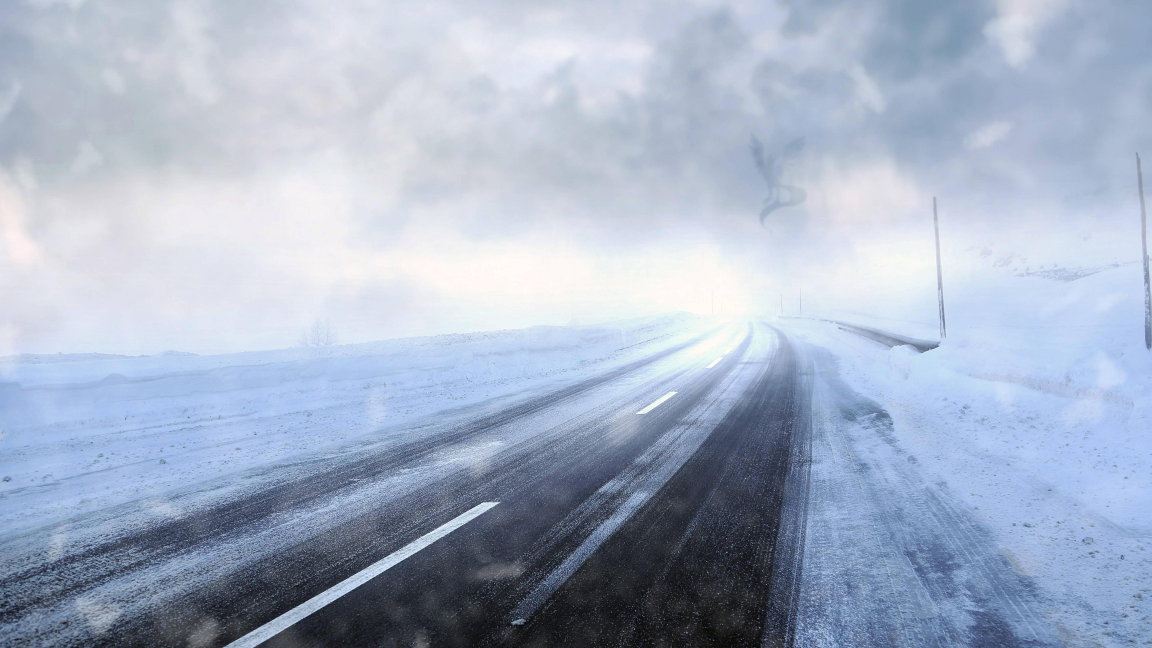
%> input picture sample2.jpg, 4608 x 2592 px, given in place of sample1.jpg, which was not available (shown at 1/4 size)
$ octave --eval "result = datacollector;"   (GNU Octave 9; MATLAB toolbox functions it lacks are replaced by stand-ins)
%> lines starting %> are read from the running program, lines starting %| are printed output that depends on the picture; in (x1, y1, x2, y2) boxes, pixels count from 0 and x2, y2 are one past the last pixel; in counts of white or black regions, pixels touching at a corner belong together; the program's own positions count from 1; pictures that were not available may be replaced by others from this repository, and a replacement may not be noted
### Compress.m
% compress image based on called method
function [origimg, pos] = Compress(file, dims, ratio, method, propedge, inflation)
%> called with file = 'sample1.jpg', dims = [2160 3800], ratio = 0.356, method = 'edgeRand', propedge = 0.9, inflation = 1
% Set proportion of edge points to be 0.2 by default
if nargin < 5
    propedge = 0.2;
end

if nargin < 6
    inflation = 1;
end

% Import image
img = imread(file);
% Store greyvalues of image
origimg = double(rgb2gray(img));
origimg = origimg(1:dims(1), 1:dims(2));
%> origimg: size 2160x3800 double
% Choose initial points and store initial values
pos = Init(origimg, ratio, method, propedge, inflation);
end

### Init.m
function pos = Init(origimg, ratio, method, propedge, inflation)
%> called with ratio = 0.356, method = 'edgeRand', propedge = 0.9, inflation = 1

origSize = numel(origimg);
%> origSize = 8208000
compSize = floor(origSize*ratio);
%> compSize = 2922048

% Select initial points based on called method
switch method
    % randomly select initial points
    case 'random'
        % pos = datasample(1:origSize, compSize, 'Replace', false);

        pos = randperm(origSize, compSize);

        % randomly select edge points and non-edge points
        % given proportion propedge (default to 0.2)
    case 'edgeRand'
        contour = edge(origimg', 'Roberts', 20);
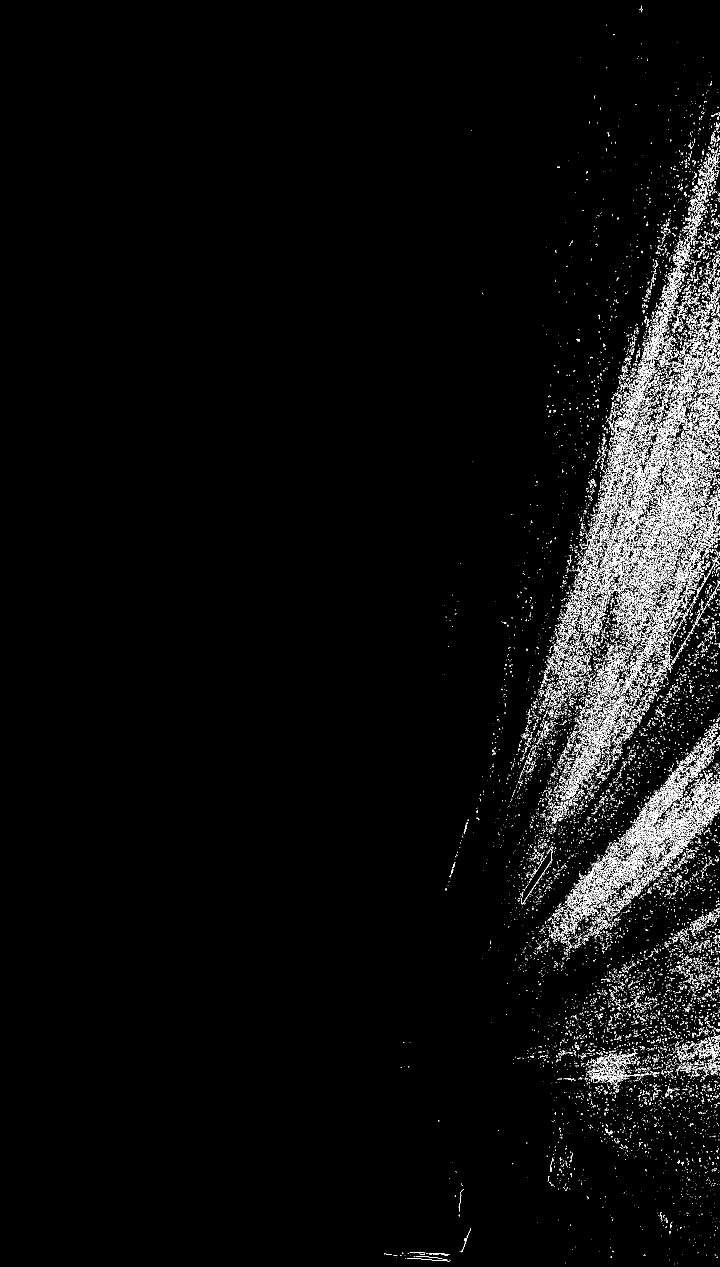
%> contour: size 3800x2160 logical (shown at 1/3 size); 2.4% white in thin lines or dots, all inside (x1, y1, x2, y2) = (1153, 17, 2160, 3793)
        contour = imdilate(contour, strel('disk', inflation));
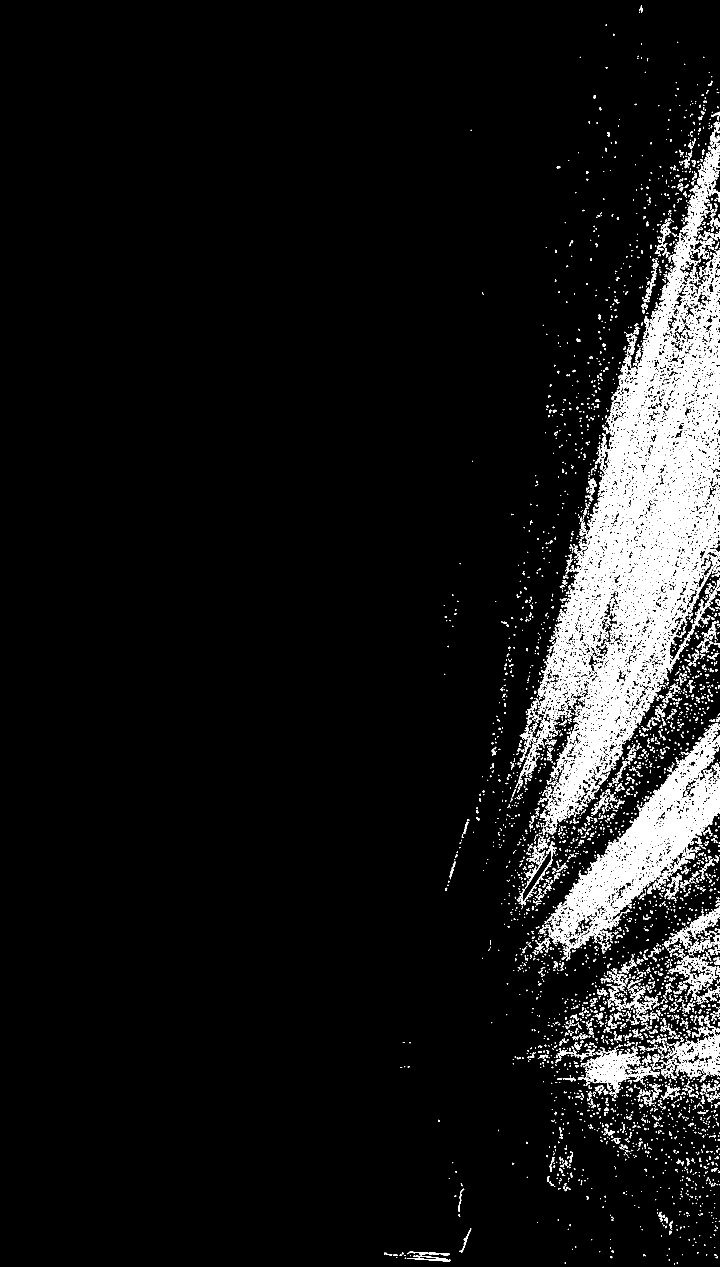
%> contour: size 3800x2160 logical (shown at 1/3 size); 7% white; 4971 white regions (3144 under 20 px), largest, box (x1, y1, x2, y2) and area: (1614, 533, 2160, 2500) 325436, (1646, 2169, 2160, 2867) 81885, (1759, 3146, 1979, 3269) 9107
        edges = find(contour)';
%> edges = 577723 values from 4381360 to 8207716
        edgeSize = min(numel(edges),floor(propedge .* compSize));
%> edgeSize = 577723
        if numel(edges)~=0
            %edges = datasample(edges, min(compSize, edgeSize), 'Replace', false);
            edges = edges(randperm(numel(edges), min(compSize, edgeSize)));
        else
            edges = [];
            disp('No edges detected')
        end
        %points = datasample(1:numel(origimg), max(0, compSize-edgeSize), 'Replace', false);

        points = randperm(origSize, max(0, compSize-edgeSize));

        pos = [edges points];

        % evenly spaced grid
        % case 'grid'

end

end

### Decomp.m
% The function decompresses the image and reconstructs an image using the
% stored points.

% The method argument can be used to either decompress using an explicit
% solution or iteratively.

function [reimg, stop] = Decomp(origimg, pos, method, maxiter, threshold, anisotype, K)
%> called with method = 'iterative', maxiter = 2000

if nargin < 4
    maxiter = 500;
end

if nargin < 5
    threshold = 1e-3;
end

switch method

    case 'explicit'

        width = size(origimg, 2);  % Must be greater than 2
        height = size(origimg, 1); % Must be greated than 2
        N = width * height;

        % Random greyvalues for now
        f = reshape(origimg',1,N);

        % Generate confidence vector of length N with n 1's
        c = zeros(1, N);
        c(pos) = 1;

        % Confidence diagonal matrix from c
        C = spdiags(c', 0, N, N);

        % Generate the Laplacian operator matrix A
        hx = 1;
        hy = 1;

        % Define A matrix by defining 3 diagonals

        % First define the main diagonal
        maindiag = [-1./(hx)^2-1./(hy)^2,...
            repmat(-2./(hx)^2-1./(hy)^2, [1, width-2]),...
            -1./(hx)^2-1./(hy)^2,...
            repmat([-1./(hx)^2-2./(hy)^2,...
            repmat(-2./(hx)^2-2./(hy)^2, [1, width-2]),...
            -1./(hx)^2-2./(hy)^2], [1,height-2]),...
            -1./(hx)^2-1./(hy)^2,...
            repmat(-2./(hx)^2-1./(hy)^2, [1, width-2]),...
            -1./(hx)^2-1./(hy)^2];

        % Define the diagonal with x-adjacencies
        xdiag = repmat([repmat(1./(hx)^2, [1,width-1]), 0], [1, height]);
        xdiagmod = repmat([0, repmat(1./(hx)^2, [1,width-1])], [1, height]);

        % Define the diagonal with y-adjacencies
        ydiag = repmat(1./(hy)^2, [1, N]);

        % Create the A matrix using these diagonals
        A = spdiags([ydiag' xdiag' maindiag' xdiagmod' ydiag'],...
            [-width, -1, 0, 1, width], N, N);

        % Compute Mext
        Mext = C - (speye(N) - C) * A;


        disp('Computing the inverse...')
        start = tic;
        % Compute u = inverse Mext * C * f'
        u = Mext\(C * f.');
        stop = toc(start);

        disp('Time taken for inverse is')
        disp(stop)

        % Create image matrix
        reimg = reshape(u, width, height)';

    case 'iterative'

        origimg = origimg';
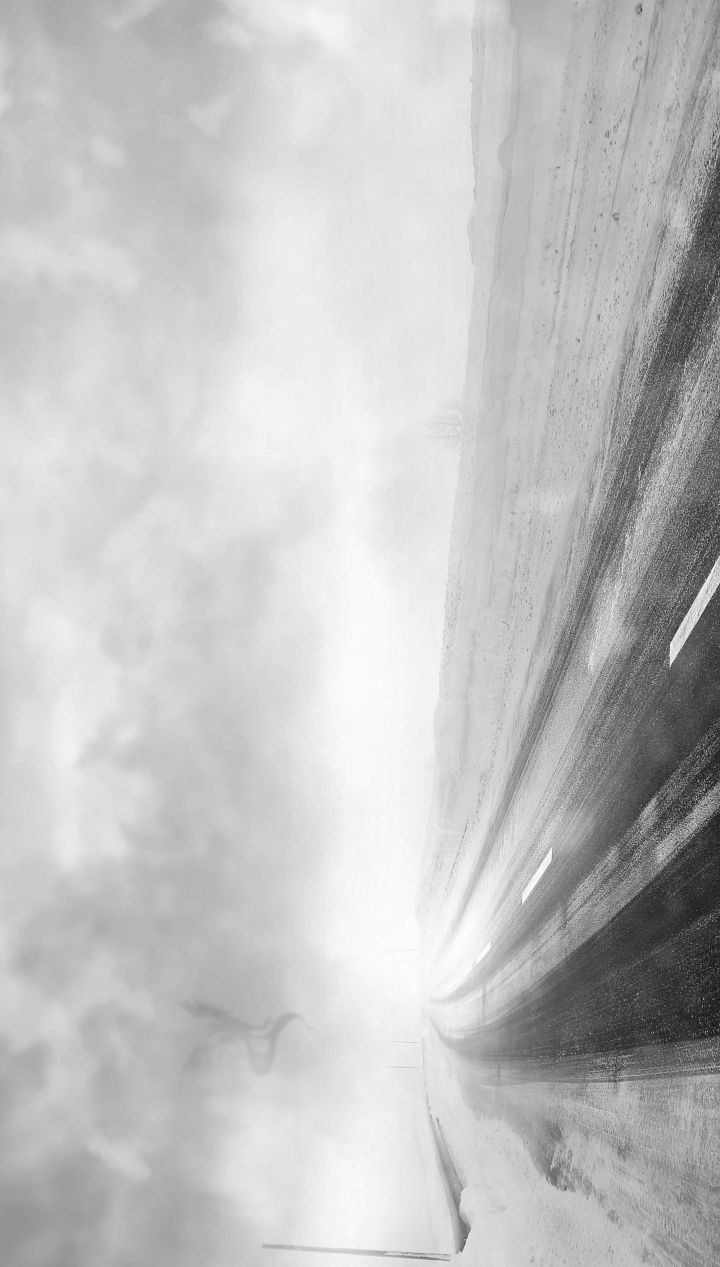
%> origimg: size 3800x2160 double (shown at 1/3 size); min 1, max 255, mean 193.9; mean of the top-left, top-right, bottom-left and bottom-right quarters 215, 188, 203.5, 169.2

        Nx = size(origimg, 1);
%> Nx = 3800
        Ny = size(origimg, 2);
%> Ny = 2160

        reimg = rand(Nx, Ny)*255;       % Start with random values
        reimg(pos) = origimg(pos);      % Insert the values from the compressed vector
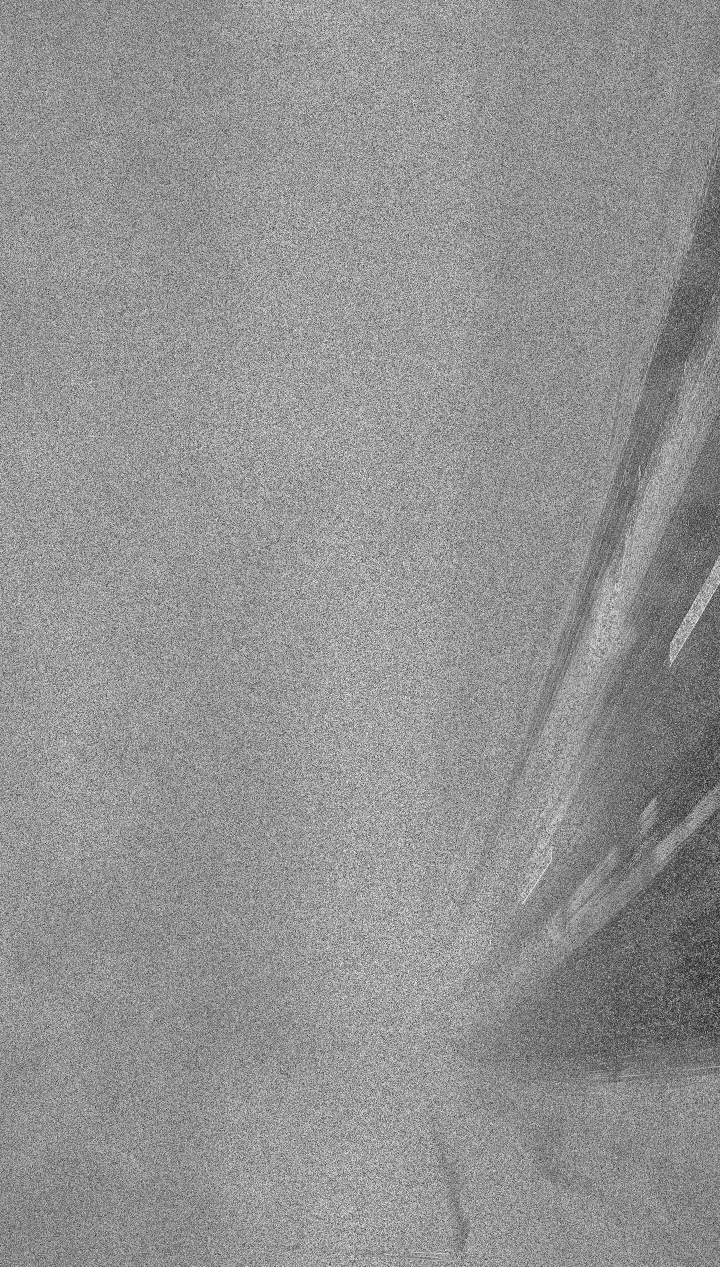
%> reimg: size 3800x2160 double (shown at 1/3 size); min 7.51e-05, max 255, mean 146.5

        % Initialize the values matrix that stores the image information at every
        % timestep
        h = 2;  % This is technically a combination of h and timestep t
        values = zeros(Nx+2, Ny+2, 2);  % Create a N+2 by N+2 gird
        values(2:Nx+1,2:Ny+1,2) = reimg;    % Add values in the inner N by N grid

        % Add values in the boundary to implement the Neumann condition
        values(2:Nx+1, 1, 2) = values(2:Nx+1, 2, 2);            % Left Boundary
        values(2:Nx+1, Ny+2, 2) = values(2:Nx+1, Ny+1, 2);      % Right Boundary
        values(1, 2:Ny+1, 2) = values(2, 2:Ny+1, 2);            % Top Boundary
        values(Nx+2, 2:Ny+1, 2) = values(Nx+1, 2:Ny+1, 2);      % Bottom Boundary

        disp('Iterating...')
        start = tic;
        for iter = 1:maxiter
            % Compute the next iteration using finite difference form of laplacian
            nextiter = values(:,:,2) + (1/h.^2).*(circshift(values(:,:,2), [1,0])...
                +circshift(values(:,:,2), [-1,0])+circshift(values(:,:,2), [0,1])...
                +circshift(values(:,:,2), [0,-1])-4.*values(:,:,2));
            % Enforce the girdpoints we know again
            inner = nextiter(2:Nx+1, 2:Ny+1);
            inner(pos) = origimg(pos);
            nextiter(2:Nx+1, 2:Ny+1) = inner;
            % Enforce the boundary again
            nextiter(2:Nx+1, 1) = nextiter(2:Nx+1, 2);            % Left Boundary
            nextiter(2:Nx+1, Ny+2) = nextiter(2:Nx+1, Ny+1);      % Right Boundary
            nextiter(1, 2:Ny+1) = nextiter(2, 2:Ny+1);            % Top Boundary
            nextiter(Nx+2, 2:Ny+1) = nextiter(Nx+1, 2:Ny+1);      % Bottom Boundary

            values(:,:,1)=values(:,:,2); % Store last values
            values(:,:,2)=nextiter;         % Update values
            disp(iter);
            convergence=sqrt(mean2((values(2:Nx+1,2:Ny+1,2)-values(2:Nx+1,2:Ny+1,1)).^2));
            if convergence < threshold
                break
            end
        end
        stop = toc(start);
        disp('Time taken to complete convergence is')
        disp(stop)
        % Display a message with information from the iterative process
        msg = ['The convergence metric is ', num2str(convergence), '.'];
        disp(msg)
        % Store the values from the completion of the iterations
        reimg = values(2:Nx+1, 2:Ny+1,2)';

    case 'aniso'
        reimg = aniso(origimg, pos, maxiter, anisotype, K);

end

### datacollector.m
% Run this:
% j = c.batch(@datacollector, 1, {}, 'Pool', 4, 'AttachedFiles', {'sample1.jpg','sample2.jpg','sample3.jpg','sample4.jpg','sample5.jpg',...
% 'sample6.jpg','sample7.jpg','sample8.jpg','sample9.jpg','sample10.jpg'})

function results = datacollector(numsamples, blockruns)

if nargin == 0
    numsamples = 100;
    blockruns = 10;
end

addpath('/Users/arjunkakkar/Desktop/STAT-compression')

% oldvalues = cat(3,...
%     [.5, 0, 1; .8, 0, 1; .2, .5, 1; .5, 0, 2; .2, .5, 2; .5, .5, 2; .8, 1, 2; .2, 0, 3; .8, 0, 3; .2, .5, 3],...
%     [.2, 0, 1; .5, 0, 1; .8, .5, 1; .2, 1, 1; .8, 1, 1; .2, 0, 2; .8, 0, 2; .8, .5, 2; .2, 1, 2; .8, 1, 3],...
%     [.5, 0, 1; .2, .5, 1; .2, .5, 2; .5, 1, 2; .5, 0, 3; .2, .5, 3; .8, .5, 3; .2, 1, 3; .5, 1, 3; .8, 1, 3],...
%     [.2, 0, 1; .8, 0, 1; .8, .5, 1; .2, 1, 1; .5, 1, 1; .5, .5, 2; .8, .5, 2; .2, 1, 2; .2, .5, 3; .5, 1, 3],...
%     [.5, .5, 1; .5, 1, 1; .2, 0, 2; .8, 0, 2; .5, 1, 2; .2, 0, 3; .5, 0, 3; .8, 0, 3; .5, .5, 3; .2, 1, 3],...
%     [.2, .5, 1;.5, .5, 1; .8, .5, 1; .8, 1, 1; .5, 0, 2; .2, 1, 2; .8, 1, 2; .5, .5, 3; .8, .5, 3; .8, 1, 3],...
%     [.8, 0, 1; .5, 1, 1; .2, 0, 2; .2, .5, 2; .5, .5, 2; .5, 1, 2; .2, 0, 3; .5, 0, 3; .8, .5, 3; .5, 1, 3],...
%     [.2, 0, 1; .2, 1, 1; .8, 1, 1; .5, 0, 2; .8, 0, 2; .5, .5, 2; .8, .5, 2; .8, 1, 2; .8, 0, 3; .5, .5, 3],...
%     [.5, 0, 1; .2, .5, 1; .5, .5, 1; .8, .5, 1; .8, 1, 1; .2, 0, 2; .2, 1, 2; .8, 1, 2; .2, 1, 3; .5, 1, 3],...
%     [.2, 0, 1; .8, 0, 1; .5, 1, 1; .8, .5, 2; .5, 1, 2; .2, 0, 3; .8, 0, 3; .2, .5, 3; .5, .5, 3; .2, 1, 3]);


% newvalues = cat(3,...
%     [0.78 0.49 1; 0.80 0.62 1; 0.50 0.78 1; 0.51 0.19 2; 0.54 0.44 2; 0.66 0.79 2; 0.38 0.86 2; 0.58 0.05 3; 0.79 0.11 3; 0.65 0.36 3],...
%     [0.57 0.28 1; 0.36 0.36 1; 0.54 0.77 1; 0.66 0.01 2; 0.57 0.59 2; 0.44 0.69 2; 0.29 0.76 2; 0.46 0.84 2; 0.42 0.26 3; 0.28 0.68 3],...
%     [0.39 0.19 1; 0.20 0.25 1; 0.41 0.58 1; 0.79 0.79 1; 0.53 0.17 2; 0.73 0.38 2;0.52,0.45,2;0.58,0.68,2;0.51,0.11,3;0.28,0.22,3],...
%     [0.25,0.25,1;0.39,0.72,1; 0.63,0.77,1;0.8,0.45,2;0.38,0.66,2;0.42,0.74,2;0.4,0.79,2;0.46,0,3;0.25,0.29,3;0.73,0.32,3],...
%     [0.46,0.04,1;0.4,0.25,1;0.29,0.27,1;0.43,0.8,1;0.78,0.02,2;0.27,0.1,2;0.32,0.84,2;0.71,0.74,3;0.34,0.78,3;0.55,0.81,3],...
%     [0.37,0.53,1;0.69,0.75,1;0.23,0.26,2;0.77,0.46,2;0.25,0.81,2;0.31,0.02,3;0.27,0.22,3;0.58,0.23,3;0.69,0.82,3;0.39,0.87,3],...
%     [0.32,0.34,1;0.38,0.48,1;0.62,0.66,1;0.25,0.13,2;0.78,0.14,2;0.58,0.22,2;0.31,0.33,2;0.65,0.72,2;0.29,0.88,3;0.29,0.9,3],...
%     [0.33,0.1,1;0.4,0.26,1;0.28,0.28,1;0.72,0.42,1;0.23,0.77,1;0.75,0.29,2;0.28,0.58,2;0.58,0.9,2;0.5,0.75,3;0.56,0.87,3],...
%     [0.3,0.32,1;0.49,0.55,1;0.27,0.58,1;0.68,0.62,1;0.21,0.39,2;0.54,0.73,2;0.32,0.82,2;0.68,0.16,3;0.73,0.47,3;0.35,0.8,3],...
%     [0.56,0.04,1;0.53,0.06,1;0.65,0.33,1;0.24,0.56,1;0.78,0.81,1;0.22,0.89,1;0.48,0.63,2;0.62,0.73,2;0.58,0.15,3;0.38,0.72,3]);

values = repmat([0.356,0.899944436534453,1;0.578,0.42540616227298,3;...
0.698,5.55768737231528e-05,1;0.608,0.42008508224854,3;...
0.476,0.443497834356076,3;0.668,0.40944292219966,3;...
0.482,0.442433618351188,3;0.788,5.55768737231528e-05,1;...
0.512,0.437112538326748,3; 0.626,0.416892434233876,3],...
    [1, 1, 10]);

filenames = {'sample1.jpg','sample2.jpg','sample3.jpg','sample4.jpg','sample5.jpg',...
    'sample6.jpg','sample7.jpg','sample8.jpg','sample9.jpg','sample10.jpg'};

mse = zeros(numsamples, 1);
time = zeros(numsamples, 1);

parfor iter = 1:numsamples
    image = ceil(iter/blockruns);
    run = mod(iter-1,blockruns)+1;
    file = char(filenames(image));
    compression = values(run, 1, image);
    edgeprop = values(run, 2, image);
    thickness = values(run, 3, image);
    % 1. Compression
    [origimg, pos] = Compress(file, [2160 ,3800], compression, 'edgeRand', edgeprop, thickness);

    % 2. Decompression
    [reimg, time(iter)] = Decomp(origimg, pos, 'iterative', 2000);

    % 3. Results
    [mse(iter)] = Results(origimg, reimg, pos);
end

% [14 lines of commented-out code are left out]


results = [mse, time];

end
%> (the run ends here)
